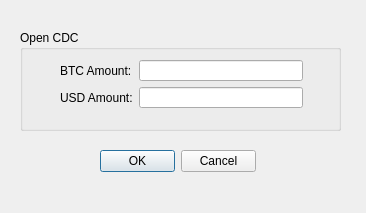
<?xml version="1.0" encoding="UTF-8"?>
<ui version="4.0">
 <class>OpenCdcDialog</class>
 <widget class="QDialog" name="OpenCdcDialog">
  <property name="geometry">
   <rect>
    <x>0</x>
    <y>0</y>
    <width>366</width>
    <height>213</height>
   </rect>
  </property>
  <property name="windowTitle">
   <string>Open CDC</string>
  </property>
  <widget class="QDialogButtonBox" name="buttonBox">
   <property name="geometry">
    <rect>
     <x>100</x>
     <y>150</y>
     <width>156</width>
     <height>23</height>
    </rect>
   </property>
   <property name="orientation">
    <enum>Qt::Horizontal</enum>
   </property>
   <property name="standardButtons">
    <set>QDialogButtonBox::Cancel|QDialogButtonBox::Ok</set>
   </property>
  </widget>
  <widget class="QGroupBox" name="groupBox">
   <property name="geometry">
    <rect>
     <x>20</x>
     <y>30</y>
     <width>321</width>
     <height>101</height>
    </rect>
   </property>
   <property name="title">
    <string>Open CDC</string>
   </property>
   <widget class="QWidget" name="layoutWidget">
    <property name="geometry">
     <rect>
      <x>40</x>
      <y>30</y>
      <width>243</width>
      <height>48</height>
     </rect>
    </property>
    <layout class="QFormLayout" name="formLayout">
     <item row="0" column="0">
      <widget class="QLabel" name="label_9">
       <property name="text">
        <string>BTC Amount:</string>
       </property>
      </widget>
     </item>
     <item row="0" column="1">
      <widget class="QLineEdit" name="btcAmount"/>
     </item>
     <item row="1" column="0">
      <widget class="QLabel" name="label_10">
       <property name="text">
        <string>USD Amount:</string>
       </property>
      </widget>
     </item>
     <item row="1" column="1">
      <widget class="QLineEdit" name="usdAmount"/>
     </item>
    </layout>
   </widget>
  </widget>
 </widget>
 <resources/>
 <connections>
  <connection>
   <sender>buttonBox</sender>
   <signal>accepted()</signal>
   <receiver>OpenCdcDialog</receiver>
   <slot>accept()</slot>
   <hints>
    <hint type="sourcelabel">
     <x>248</x>
     <y>254</y>
    </hint>
    <hint type="destinationlabel">
     <x>157</x>
     <y>274</y>
    </hint>
   </hints>
  </connection>
  <connection>
   <sender>buttonBox</sender>
   <signal>rejected()</signal>
   <receiver>OpenCdcDialog</receiver>
   <slot>reject()</slot>
   <hints>
    <hint type="sourcelabel">
     <x>316</x>
     <y>260</y>
    </hint>
    <hint type="destinationlabel">
     <x>286</x>
     <y>274</y>
    </hint>
   </hints>
  </connection>
 </connections>
</ui>
